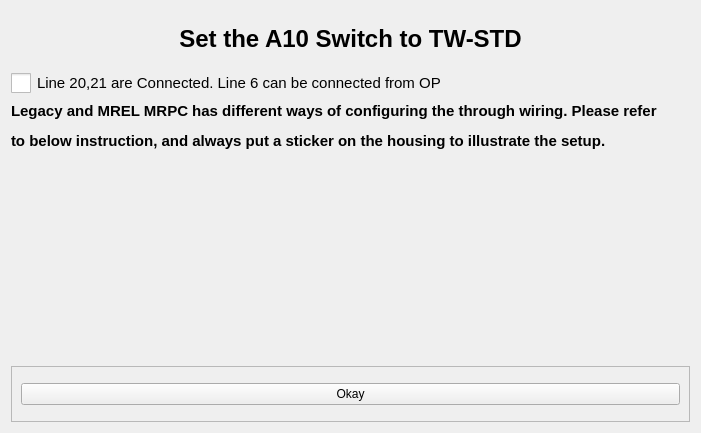
<?xml version="1.0" encoding="UTF-8"?>
<ui version="4.0">
 <class>Form</class>
 <widget class="QWidget" name="Form">
  <property name="geometry">
   <rect>
    <x>0</x>
    <y>0</y>
    <width>701</width>
    <height>433</height>
   </rect>
  </property>
  <property name="windowTitle">
   <string>Form</string>
  </property>
  <layout class="QVBoxLayout" name="verticalLayout">
   <item>
    <widget class="QLabel" name="label">
     <property name="text">
      <string>&lt;html&gt;&lt;head/&gt;&lt;body&gt;&lt;p align=&quot;center&quot;&gt;&lt;span style=&quot; font-size:18pt; font-weight:700;&quot;&gt;Set the A10 Switch to TW-STD&lt;/span&gt;&lt;/p&gt;&lt;/body&gt;&lt;/html&gt;</string>
     </property>
    </widget>
   </item>
   <item>
    <widget class="QCheckBox" name="checkBox_1">
     <property name="enabled">
      <bool>true</bool>
     </property>
     <property name="styleSheet">
      <string notr="true">QCheckBox {
    font-size: 15px; /* Larger text */
}
QCheckBox::indicator {
    width: 20px; /* Larger checkbox square */
    height: 20px; /* Larger checkbox square */
}</string>
     </property>
     <property name="text">
      <string>Line 20,21 are Connected. Line 6 can be connected from OP</string>
     </property>
    </widget>
   </item>
   <item>
    <widget class="QLabel" name="label_3">
     <property name="text">
      <string>&lt;html&gt;&lt;head/&gt;&lt;body&gt;&lt;p&gt;&lt;span style=&quot; font-size:11pt; font-weight:700;&quot;&gt;Legacy and MREL MRPC has different ways of configuring the through wiring. Please refer &lt;/span&gt;&lt;/p&gt;&lt;p&gt;&lt;span style=&quot; font-size:11pt; font-weight:700;&quot;&gt;to below instruction, and always put a sticker on the housing to illustrate the setup.&lt;/span&gt;&lt;/p&gt;&lt;/body&gt;&lt;/html&gt;</string>
     </property>
    </widget>
   </item>
   <item alignment="Qt::AlignmentFlag::AlignHCenter">
    <widget class="QLabel" name="label_2">
     <property name="minimumSize">
      <size>
       <width>630</width>
       <height>200</height>
      </size>
     </property>
     <property name="maximumSize">
      <size>
       <width>630</width>
       <height>200</height>
      </size>
     </property>
     <property name="text">
      <string/>
     </property>
     <property name="pixmap">
      <pixmap resource="../../Images.qrc">:/Icons/Icons/Img_23.png</pixmap>
     </property>
     <property name="scaledContents">
      <bool>true</bool>
     </property>
    </widget>
   </item>
   <item>
    <widget class="QFrame" name="frame_3">
     <property name="frameShape">
      <enum>QFrame::Shape::StyledPanel</enum>
     </property>
     <property name="frameShadow">
      <enum>QFrame::Shadow::Raised</enum>
     </property>
     <layout class="QVBoxLayout" name="verticalLayout_2">
      <item>
       <widget class="QPushButton" name="pushButton">
        <property name="text">
         <string>Okay</string>
        </property>
       </widget>
      </item>
     </layout>
    </widget>
   </item>
  </layout>
 </widget>
 <resources>
  <include location="../../Images.qrc"/>
 </resources>
 <connections/>
</ui>
